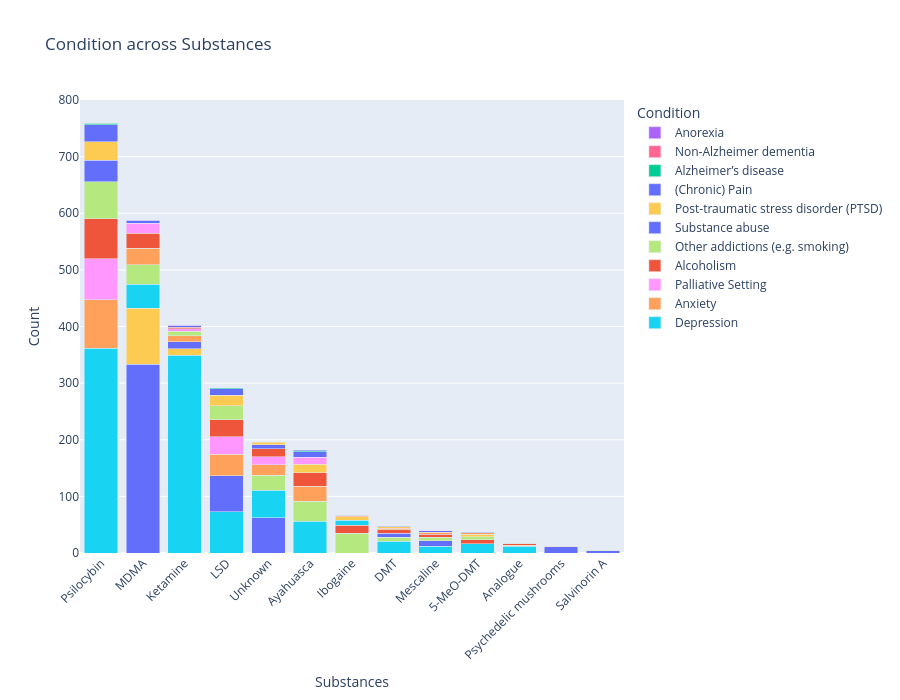

Notebook cell for this chart:
### Markdown cell above
### X: Substances, Y: Count of Studies, Segments: Conditions

### Code cell
counts = plot_task_stacked_bar_interactive(
    df_2025_class,
    x_task="Substances",
    group_task="Condition",
    exclude_labels={
        "Condition": ["Psychiatric condition", "Recreational Drug Use", "Healthy Participants"],
        "Substances": ["Combination Therapy", 'Ketamine']
    },
    merge_labels={
        "Substances": {
            "Ketamine": ["Ketamine", "R-Ketamine", "S-Ketamine"]
        }
    }
)

### Figure 1 — Plotly figure (JSON) as saved in the notebook; plotly's stock layout.template omitted (floating-point values rounded to 4 significant figures)
{"data": [{"customdata": [37.36], "hovertemplate": "<b>%{x}</b><br>Depression<br>Count: %{y}<br>Percentage: %{customdata:.1f}%<extra></extra>", "marker": {"color": "#19D3F3"}, "name": "Depression", "showlegend": true, "type": "bar", "x": ["Psilocybin"], "y": [362]}, {"customdata": [8.772], "hovertemplate": "<b>%{x}</b><br>Anxiety<br>Count: %{y}<br>Percentage: %{customdata:.1f}%<extra></extra>", "marker": {"color": "#FFA15A"}, "name": "Anxiety", "showlegend": true, "type": "bar", "x": ["Psilocybin"], "y": [85]}, {"customdata": [7.534], "hovertemplate": "<b>%{x}</b><br>Palliative Setting<br>Count: %{y}<br>Percentage: %{customdata:.1f}%<extra></extra>", "marker": {"color": "#FF97FF"}, "name": "Palliative Setting", "showlegend": true, "type": "bar", "x": ["Psilocybin"], "y": [73]}, {"customdata": [7.224], "hovertemplate": "<b>%{x}</b><br>Alcoholism<br>Count: %{y}<br>Percentage: %{customdata:.1f}%<extra></extra>", "marker": {"color": "#EF553B"}, "name": "Alcoholism", "showlegend": true, "type": "bar", "x": ["Psilocybin"], "y": [70]}, {"customdata": [6.811], "hovertemplate": "<b>%{x}</b><br>Other addictions (e.g. smoking)<br>Count: %{y}<br>Percentage: %{customdata:.1f}%<extra></extra>", "marker": {"color": "#B6E880"}, "name": "Other addictions (e.g. smoking)", "showlegend": true, "type": "bar", "x": ["Psilocybin"], "y": [66]}, {"customdata": [3.922], "hovertemplate": "<b>%{x}</b><br>Substance abuse<br>Count: %{y}<br>Percentage: %{customdata:.1f}%<extra></extra>", "marker": {"color": "#636EFA"}, "name": "Substance abuse", "showlegend": true, "type": "bar", "x": ["Psilocybin"], "y": [38]}, {"customdata": [3.302], "hovertemplate": "<b>%{x}</b><br>Post-traumatic stress disorder (PTSD)<br>Count: %{y}<br>Percentage: %{customdata:.1f}%<extra></extra>", "marker": {"color": "#FECB52"}, "name": "Post-traumatic stress disorder (PTSD)", "showlegend": true, "type": "bar", "x": ["Psilocybin"], "y": [32]}, {"customdata": [3.096], "hovertemplate": "<b>%{x}</b><br>(Chronic) Pain<br>Count: %{y}<br>Percentage: %{customdata:.1f}%<extra></extra>", "marker": {"color": "#636EFA"}, "name": "(Chronic) Pain", "showlegend": true, "type": "bar", "x": ["Psilocybin"], "y": [30]}, {"customdata": [0.3096], "hovertemplate": "<b>%{x}</b><br>Alzheimer’s disease<br>Count: %{y}<br>Percentage: %{customdata:.1f}%<extra></extra>", "marker": {"color": "#00CC96"}, "name": "Alzheimer’s disease", "showlegend": true, "type": "bar", "x": ["Psilocybin"], "y": [3]}, {"customdata": [0.1032], "hovertemplate": "<b>%{x}</b><br>Non-Alzheimer dementia<br>Count: %{y}<br>Percentage: %{customdata:.1f}%<extra></extra>", "marker": {"color": "#FF6692"}, "name": "Non-Alzheimer dementia", "showlegend": true, "type": "bar", "x": ["Psilocybin"], "y": [1]}, {"customdata": [18.86], "hovertemplate": "<b>%{x}</b><br>Substance abuse<br>Count: %{y}<br>Percentage: %{customdata:.1f}%<extra></extra>", "marker": {"color": "#636EFA"}, "name": "Substance abuse", "showlegend": false, "type": "bar", "x": ["MDMA"], "y": [333]}, {"customdata": [5.606], "hovertemplate": "<b>%{x}</b><br>Post-traumatic stress disorder (PTSD)<br>Count: %{y}<br>Percentage: %{customdata:.1f}%<extra></extra>", "marker": {"color": "#FECB52"}, "name": "Post-traumatic stress disorder (PTSD)", "showlegend": false, "type": "bar", "x": ["MDMA"], "y": [99]}, {"customdata": [2.435], "hovertemplate": "<b>%{x}</b><br>Depression<br>Count: %{y}<br>Percentage: %{customdata:.1f}%<extra></extra>", "marker": {"color": "#19D3F3"}, "name": "Depression", "showlegend": false, "type": "bar", "x": ["MDMA"], "y": [43]}, {"customdata": [1.925], "hovertemplate": "<b>%{x}</b><br>Other addictions (e.g. smoking)<br>Count: %{y}<br>Percentage: %{customdata:.1f}%<extra></extra>", "marker": {"color": "#B6E880"}, "name": "Other addictions (e.g. smoking)", "showlegend": false, "type": "bar", "x": ["MDMA"], "y": [34]}, {"customdata": [1.642], "hovertemplate": "<b>%{x}</b><br>Anxiety<br>Count: %{y}<br>Percentage: %{customdata:.1f}%<extra></extra>", "marker": {"color": "#FFA15A"}, "name": "Anxiety", "showlegend": false, "type": "bar", "x": ["MDMA"], "y": [29]}, {"customdata": [1.529], "hovertemplate": "<b>%{x}</b><br>Alcoholism<br>Count: %{y}<br>Percentage: %{customdata:.1f}%<extra></extra>", "marker": {"color": "#EF553B"}, "name": "Alcoholism", "showlegend": false, "type": "bar", "x": ["MDMA"], "y": [27]}, {"customdata": [0.9626], "hovertemplate": "<b>%{x}</b><br>Palliative Setting<br>Count: %{y}<br>Percentage: %{customdata:.1f}%<extra></extra>", "marker": {"color": "#FF97FF"}, "name": "Palliative Setting", "showlegend": false, "type": "bar", "x": ["MDMA"], "y": [17]}, {"customdata": [0.2831], "hovertemplate": "<b>%{x}</b><br>(Chronic) Pain<br>Count: %{y}<br>Percentage: %{customdata:.1f}%<extra></extra>", "marker": {"color": "#636EFA"}, "name": "(Chronic) Pain", "showlegend": false, "type": "bar", "x": ["MDMA"], "y": [5]}, {"customdata": [0.05663], "hovertemplate": "<b>%{x}</b><br>Anorexia<br>Count: %{y}<br>Percentage: %{customdata:.1f}%<extra></extra>", "marker": {"color": "#AB63FA"}, "name": "Anorexia", "showlegend": true, "type": "bar", "x": ["MDMA"], "y": [1]}, {"customdata": [79.32], "hovertemplate": "<b>%{x}</b><br>Depression<br>Count: %{y}<br>Percentage: %{customdata:.1f}%<extra></extra>", "marker": {"color": "#19D3F3"}, "name": "Depression", "showlegend": false, "type": "bar", "x": ["Ketamine"], "y": [349]}, {"customdata": [2.727], "hovertemplate": "<b>%{x}</b><br>Post-traumatic stress disorder (PTSD)<br>Count: %{y}<br>Percentage: %{customdata:.1f}%<extra></extra>", "marker": {"color": "#FECB52"}, "name": "Post-traumatic stress disorder (PTSD)", "showlegend": false, "type": "bar", "x": ["Ketamine"], "y": [12]}, {"customdata": [2.727], "hovertemplate": "<b>%{x}</b><br>(Chronic) Pain<br>Count: %{y}<br>Percentage: %{customdata:.1f}%<extra></extra>", "marker": {"color": "#636EFA"}, "name": "(Chronic) Pain", "showlegend": false, "type": "bar", "x": ["Ketamine"], "y": [12]}, {"customdata": [2.5], "hovertemplate": "<b>%{x}</b><br>Anxiety<br>Count: %{y}<br>Percentage: %{customdata:.1f}%<extra></extra>", "marker": {"color": "#FFA15A"}, "name": "Anxiety", "showlegend": false, "type": "bar", "x": ["Ketamine"], "y": [11]}, {"customdata": [1.818], "hovertemplate": "<b>%{x}</b><br>Other addictions (e.g. smoking)<br>Count: %{y}<br>Percentage: %{customdata:.1f}%<extra></extra>", "marker": {"color": "#B6E880"}, "name": "Other addictions (e.g. smoking)", "showlegend": false, "type": "bar", "x": ["Ketamine"], "y": [8]}, {"customdata": [0.9091], "hovertemplate": "<b>%{x}</b><br>Palliative Setting<br>Count: %{y}<br>Percentage: %{customdata:.1f}%<extra></extra>", "marker": {"color": "#FF97FF"}, "name": "Palliative Setting", "showlegend": false, "type": "bar", "x": ["Ketamine"], "y": [4]}, {"customdata": [0.6818], "hovertemplate": "<b>%{x}</b><br>Alcoholism<br>Count: %{y}<br>Percentage: %{customdata:.1f}%<extra></extra>", "marker": {"color": "#EF553B"}, "name": "Alcoholism", "showlegend": false, "type": "bar", "x": ["Ketamine"], "y": [3]}, {"customdata": [0.4545], "hovertemplate": "<b>%{x}</b><br>Substance abuse<br>Count: %{y}<br>Percentage: %{customdata:.1f}%<extra></extra>", "marker": {"color": "#636EFA"}, "name": "Substance abuse", "showlegend": false, "type": "bar", "x": ["Ketamine"], "y": [2]}, {"customdata": [0.2273], "hovertemplate": "<b>%{x}</b><br>Anorexia<br>Count: %{y}<br>Percentage: %{customdata:.1f}%<extra></extra>", "marker": {"color": "#AB63FA"}, "name": "Anorexia", "showlegend": false, "type": "bar", "x": ["Ketamine"], "y": [1]}, {"customdata": [10.85], "hovertemplate": "<b>%{x}</b><br>Depression<br>Count: %{y}<br>Percentage: %{customdata:.1f}%<extra></extra>", "marker": {"color": "#19D3F3"}, "name": "Depression", "showlegend": false, "type": "bar", "x": ["LSD"], "y": [73]}, {"customdata": [9.361], "hovertemplate": "<b>%{x}</b><br>Substance abuse<br>Count: %{y}<br>Percentage: %{customdata:.1f}%<extra></extra>", "marker": {"color": "#636EFA"}, "name": "Substance abuse", "showlegend": false, "type": "bar", "x": ["LSD"], "y": [63]}, {"customdata": [5.646], "hovertemplate": "<b>%{x}</b><br>Anxiety<br>Count: %{y}<br>Percentage: %{customdata:.1f}%<extra></extra>", "marker": {"color": "#FFA15A"}, "name": "Anxiety", "showlegend": false, "type": "bar", "x": ["LSD"], "y": [38]}, {"customdata": [4.606], "hovertemplate": "<b>%{x}</b><br>Palliative Setting<br>Count: %{y}<br>Percentage: %{customdata:.1f}%<extra></extra>", "marker": {"color": "#FF97FF"}, "name": "Palliative Setting", "showlegend": false, "type": "bar", "x": ["LSD"], "y": [31]}, {"customdata": [4.458], "hovertemplate": "<b>%{x}</b><br>Alcoholism<br>Count: %{y}<br>Percentage: %{customdata:.1f}%<extra></extra>", "marker": {"color": "#EF553B"}, "name": "Alcoholism", "showlegend": false, "type": "bar", "x": ["LSD"], "y": [30]}, {"customdata": [3.715], "hovertemplate": "<b>%{x}</b><br>Other addictions (e.g. smoking)<br>Count: %{y}<br>Percentage: %{customdata:.1f}%<extra></extra>", "marker": {"color": "#B6E880"}, "name": "Other addictions (e.g. smoking)", "showlegend": false, "type": "bar", "x": ["LSD"], "y": [25]}, {"customdata": [2.823], "hovertemplate": "<b>%{x}</b><br>Post-traumatic stress disorder (PTSD)<br>Count: %{y}<br>Percentage: %{customdata:.1f}%<extra></extra>", "marker": {"color": "#FECB52"}, "name": "Post-traumatic stress disorder (PTSD)", "showlegend": false, "type": "bar", "x": ["LSD"], "y": [19]}, {"customdata": [1.634], "hovertemplate": "<b>%{x}</b><br>(Chronic) Pain<br>Count: %{y}<br>Percentage: %{customdata:.1f}%<extra></extra>", "marker": {"color": "#636EFA"}, "name": "(Chronic) Pain", "showlegend": false, "type": "bar", "x": ["LSD"], "y": [11]}, {"customdata": [0.2972], "hovertemplate": "<b>%{x}</b><br>Alzheimer’s disease<br>Count: %{y}<br>Percentage: %{customdata:.1f}%<extra></extra>", "marker": {"color": "#00CC96"}, "name": "Alzheimer’s disease", "showlegend": false, "type": "bar", "x": ["LSD"], "y": [2]}, {"customdata": [14.49], "hovertemplate": "<b>%{x}</b><br>Substance abuse<br>Count: %{y}<br>Percentage: %{customdata:.1f}%<extra></extra>", "marker": {"color": "#636EFA"}, "name": "Substance abuse", "showlegend": false, "type": "bar", "x": ["Unknown"], "y": [62]}, {"customdata": [11.45], "hovertemplate": "<b>%{x}</b><br>Depression<br>Count: %{y}<br>Percentage: %{customdata:.1f}%<extra></extra>", "marker": {"color": "#19D3F3"}, "name": "Depression", "showlegend": false, "type": "bar", "x": ["Unknown"], "y": [49]}, {"customdata": [6.075], "hovertemplate": "<b>%{x}</b><br>Other addictions (e.g. smoking)<br>Count: %{y}<br>Percentage: %{customdata:.1f}%<extra></extra>", "marker": {"color": "#B6E880"}, "name": "Other addictions (e.g. smoking)", "showlegend": false, "type": "bar", "x": ["Unknown"], "y": [26]}, {"customdata": [4.439], "hovertemplate": "<b>%{x}</b><br>Anxiety<br>Count: %{y}<br>Percentage: %{customdata:.1f}%<extra></extra>", "marker": {"color": "#FFA15A"}, "name": "Anxiety", "showlegend": false, "type": "bar", "x": ["Unknown"], "y": [19]}, {"customdata": [3.271], "hovertemplate": "<b>%{x}</b><br>Palliative Setting<br>Count: %{y}<br>Percentage: %{customdata:.1f}%<extra></extra>", "marker": {"color": "#FF97FF"}, "name": "Palliative Setting", "showlegend": false, "type": "bar", "x": ["Unknown"], "y": [14]}, {"customdata": [3.271], "hovertemplate": "<b>%{x}</b><br>Alcoholism<br>Count: %{y}<br>Percentage: %{customdata:.1f}%<extra></extra>", "marker": {"color": "#EF553B"}, "name": "Alcoholism", "showlegend": false, "type": "bar", "x": ["Unknown"], "y": [14]}, {"customdata": [1.636], "hovertemplate": "<b>%{x}</b><br>(Chronic) Pain<br>Count: %{y}<br>Percentage: %{customdata:.1f}%<extra></extra>", "marker": {"color": "#636EFA"}, "name": "(Chronic) Pain", "showlegend": false, "type": "bar", "x": ["Unknown"], "y": [7]}, {"customdata": [1.168], "hovertemplate": "<b>%{x}</b><br>Post-traumatic stress disorder (PTSD)<br>Count: %{y}<br>Percentage: %{customdata:.1f}%<extra></extra>", "marker": {"color": "#FECB52"}, "name": "Post-traumatic stress disorder (PTSD)", "showlegend": false, "type": "bar", "x": ["Unknown"], "y": [5]}, {"customdata": [16.14], "hovertemplate": "<b>%{x}</b><br>Depression<br>Count: %{y}<br>Percentage: %{customdata:.1f}%<extra></extra>", "marker": {"color": "#19D3F3"}, "name": "Depression", "showlegend": false, "type": "bar", "x": ["Ayahuasca"], "y": [56]}, {"customdata": [10.09], "hovertemplate": "<b>%{x}</b><br>Other addictions (e.g. smoking)<br>Count: %{y}<br>Percentage: %{customdata:.1f}%<extra></extra>", "marker": {"color": "#B6E880"}, "name": "Other addictions (e.g. smoking)", "showlegend": false, "type": "bar", "x": ["Ayahuasca"], "y": [35]}, {"customdata": [7.781], "hovertemplate": "<b>%{x}</b><br>Anxiety<br>Count: %{y}<br>Percentage: %{customdata:.1f}%<extra></extra>", "marker": {"color": "#FFA15A"}, "name": "Anxiety", "showlegend": false, "type": "bar", "x": ["Ayahuasca"], "y": [27]}, {"customdata": [6.916], "hovertemplate": "<b>%{x}</b><br>Alcoholism<br>Count: %{y}<br>Percentage: %{customdata:.1f}%<extra></extra>", "marker": {"color": "#EF553B"}, "name": "Alcoholism", "showlegend": false, "type": "bar", "x": ["Ayahuasca"], "y": [24]}, {"customdata": [4.323], "hovertemplate": "<b>%{x}</b><br>Post-traumatic stress disorder (PTSD)<br>Count: %{y}<br>Percentage: %{customdata:.1f}%<extra></extra>", "marker": {"color": "#FECB52"}, "name": "Post-traumatic stress disorder (PTSD)", "showlegend": false, "type": "bar", "x": ["Ayahuasca"], "y": [15]}, {"customdata": [3.458], "hovertemplate": "<b>%{x}</b><br>Palliative Setting<br>Count: %{y}<br>Percentage: %{customdata:.1f}%<extra></extra>", "marker": {"color": "#FF97FF"}, "name": "Palliative Setting", "showlegend": false, "type": "bar", "x": ["Ayahuasca"], "y": [12]}, {"customdata": [2.882], "hovertemplate": "<b>%{x}</b><br>Substance abuse<br>Count: %{y}<br>Percentage: %{customdata:.1f}%<extra></extra>", "marker": {"color": "#636EFA"}, "name": "Substance abuse", "showlegend": false, "type": "bar", "x": ["Ayahuasca"], "y": [10]}, {"customdata": [0.5764], "hovertemplate": "<b>%{x}</b><br>Alzheimer’s disease<br>Count: %{y}<br>Percentage: %{customdata:.1f}%<extra></extra>", "marker": {"color": "#00CC96"}, "name": "Alzheimer’s disease", "showlegend": false, "type": "bar", "x": ["Ayahuasca"], "y": [2]}, {"customdata": [0.2882], "hovertemplate": "<b>%{x}</b><br>(Chronic) Pain<br>Count: %{y}<br>Percentage: %{customdata:.1f}%<extra></extra>", "marker": {"color": "#636EFA"}, "name": "(Chronic) Pain", "showlegend": false, "type": "bar", "x": ["Ayahuasca"], "y": [1]}, {"customdata": [38.89], "hovertemplate": "<b>%{x}</b><br>Other addictions (e.g. smoking)<br>Count: %{y}<br>Percentage: %{customdata:.1f}%<extra></extra>", "marker": {"color": "#B6E880"}, "name": "Other addictions (e.g. smoking)", "showlegend": false, "type": "bar", "x": ["Ibogaine"], "y": [35]}, {"customdata": [15.56], "hovertemplate": "<b>%{x}</b><br>Alcoholism<br>Count: %{y}<br>Percentage: %{customdata:.1f}%<extra></extra>", "marker": {"color": "#EF553B"}, "name": "Alcoholism", "showlegend": false, "type": "bar", "x": ["Ibogaine"], "y": [14]}, {"customdata": [10], "hovertemplate": "<b>%{x}</b><br>Depression<br>Count: %{y}<br>Percentage: %{customdata:.1f}%<extra></extra>", "marker": {"color": "#19D3F3"}, "name": "Depression", "showlegend": false, "type": "bar", "x": ["Ibogaine"], "y": [9]}, {"customdata": [6.667], "hovertemplate": "<b>%{x}</b><br>Post-traumatic stress disorder (PTSD)<br>Count: %{y}<br>Percentage: %{customdata:.1f}%<extra></extra>", "marker": {"color": "#FECB52"}, "name": "Post-traumatic stress disorder (PTSD)", "showlegend": false, "type": "bar", "x": ["Ibogaine"], "y": [6]}, {"customdata": [2.222], "hovertemplate": "<b>%{x}</b><br>Anxiety<br>Count: %{y}<br>Percentage: %{customdata:.1f}%<extra></extra>", "marker": {"color": "#FFA15A"}, "name": "Anxiety", "showlegend": false, "type": "bar", "x": ["Ibogaine"], "y": [2]}, {"customdata": [1.111], "hovertemplate": "<b>%{x}</b><br>Substance abuse<br>Count: %{y}<br>Percentage: %{customdata:.1f}%<extra></extra>", "marker": {"color": "#636EFA"}, "name": "Substance abuse", "showlegend": false, "type": "bar", "x": ["Ibogaine"], "y": [1]}, {"customdata": [1.111], "hovertemplate": "<b>%{x}</b><br>(Chronic) Pain<br>Count: %{y}<br>Percentage: %{customdata:.1f}%<extra></extra>", "marker": {"color": "#636EFA"}, "name": "(Chronic) Pain", "showlegend": false, "type": "bar", "x": ["Ibogaine"], "y": [1]}, {"customdata": [10.88], "hovertemplate": "<b>%{x}</b><br>Depression<br>Count: %{y}<br>Percentage: %{customdata:.1f}%<extra></extra>", "marker": {"color": "#19D3F3"}, "name": "Depression", "showlegend": false, "type": "bar", "x": ["DMT"], "y": [21]}, {"customdata": [3.627], "hovertemplate": "<b>%{x}</b><br>Other addictions (e.g. smoking)<br>Count: %{y}<br>Percentage: %{customdata:.1f}%<extra></extra>", "marker": {"color": "#B6E880"}, "name": "Other addictions (e.g. smoking)", "showlegend": false, "type": "bar", "x": ["DMT"], "y": [7]}, {"customdata": [3.627], "hovertemplate": "<b>%{x}</b><br>Substance abuse<br>Count: %{y}<br>Percentage: %{customdata:.1f}%<extra></extra>", "marker": {"color": "#636EFA"}, "name": "Substance abuse", "showlegend": false, "type": "bar", "x": ["DMT"], "y": [7]}, {"customdata": [3.109], "hovertemplate": "<b>%{x}</b><br>Alcoholism<br>Count: %{y}<br>Percentage: %{customdata:.1f}%<extra></extra>", "marker": {"color": "#EF553B"}, "name": "Alcoholism", "showlegend": false, "type": "bar", "x": ["DMT"], "y": [6]}, {"customdata": [1.554], "hovertemplate": "<b>%{x}</b><br>Anxiety<br>Count: %{y}<br>Percentage: %{customdata:.1f}%<extra></extra>", "marker": {"color": "#FFA15A"}, "name": "Anxiety", "showlegend": false, "type": "bar", "x": ["DMT"], "y": [3]}, {"customdata": [1.036], "hovertemplate": "<b>%{x}</b><br>Post-traumatic stress disorder (PTSD)<br>Count: %{y}<br>Percentage: %{customdata:.1f}%<extra></extra>", "marker": {"color": "#FECB52"}, "name": "Post-traumatic stress disorder (PTSD)", "showlegend": false, "type": "bar", "x": ["DMT"], "y": [2]}, {"customdata": [0.5181], "hovertemplate": "<b>%{x}</b><br>(Chronic) Pain<br>Count: %{y}<br>Percentage: %{customdata:.1f}%<extra></extra>", "marker": {"color": "#636EFA"}, "name": "(Chronic) Pain", "showlegend": false, "type": "bar", "x": ["DMT"], "y": [1]}, {"customdata": [12.77], "hovertemplate": "<b>%{x}</b><br>Depression<br>Count: %{y}<br>Percentage: %{customdata:.1f}%<extra></extra>", "marker": {"color": "#19D3F3"}, "name": "Depression", "showlegend": false, "type": "bar", "x": ["Mescaline"], "y": [12]}, {"customdata": [10.64], "hovertemplate": "<b>%{x}</b><br>Substance abuse<br>Count: %{y}<br>Percentage: %{customdata:.1f}%<extra></extra>", "marker": {"color": "#636EFA"}, "name": "Substance abuse", "showlegend": false, "type": "bar", "x": ["Mescaline"], "y": [10]}, {"customdata": [6.383], "hovertemplate": "<b>%{x}</b><br>Other addictions (e.g. smoking)<br>Count: %{y}<br>Percentage: %{customdata:.1f}%<extra></extra>", "marker": {"color": "#B6E880"}, "name": "Other addictions (e.g. smoking)", "showlegend": false, "type": "bar", "x": ["Mescaline"], "y": [6]}, {"customdata": [5.319], "hovertemplate": "<b>%{x}</b><br>Alcoholism<br>Count: %{y}<br>Percentage: %{customdata:.1f}%<extra></extra>", "marker": {"color": "#EF553B"}, "name": "Alcoholism", "showlegend": false, "type": "bar", "x": ["Mescaline"], "y": [5]}, {"customdata": [4.255], "hovertemplate": "<b>%{x}</b><br>Anxiety<br>Count: %{y}<br>Percentage: %{customdata:.1f}%<extra></extra>", "marker": {"color": "#FFA15A"}, "name": "Anxiety", "showlegend": false, "type": "bar", "x": ["Mescaline"], "y": [4]}, {"customdata": [2.128], "hovertemplate": "<b>%{x}</b><br>(Chronic) Pain<br>Count: %{y}<br>Percentage: %{customdata:.1f}%<extra></extra>", "marker": {"color": "#636EFA"}, "name": "(Chronic) Pain", "showlegend": false, "type": "bar", "x": ["Mescaline"], "y": [2]}, {"customdata": [1.064], "hovertemplate": "<b>%{x}</b><br>Palliative Setting<br>Count: %{y}<br>Percentage: %{customdata:.1f}%<extra></extra>", "marker": {"color": "#FF97FF"}, "name": "Palliative Setting", "showlegend": false, "type": "bar", "x": ["Mescaline"], "y": [1]}, {"customdata": [1.064], "hovertemplate": "<b>%{x}</b><br>Post-traumatic stress disorder (PTSD)<br>Count: %{y}<br>Percentage: %{customdata:.1f}%<extra></extra>", "marker": {"color": "#FECB52"}, "name": "Post-traumatic stress disorder (PTSD)", "showlegend": false, "type": "bar", "x": ["Mescaline"], "y": [1]}, {"customdata": [20.25], "hovertemplate": "<b>%{x}</b><br>Depression<br>Count: %{y}<br>Percentage: %{customdata:.1f}%<extra></extra>", "marker": {"color": "#19D3F3"}, "name": "Depression", "showlegend": false, "type": "bar", "x": ["5-MeO-DMT"], "y": [16]}, {"customdata": [8.861], "hovertemplate": "<b>%{x}</b><br>Alcoholism<br>Count: %{y}<br>Percentage: %{customdata:.1f}%<extra></extra>", "marker": {"color": "#EF553B"}, "name": "Alcoholism", "showlegend": false, "type": "bar", "x": ["5-MeO-DMT"], "y": [7]}, {"customdata": [7.595], "hovertemplate": "<b>%{x}</b><br>Other addictions (e.g. smoking)<br>Count: %{y}<br>Percentage: %{customdata:.1f}%<extra></extra>", "marker": {"color": "#B6E880"}, "name": "Other addictions (e.g. smoking)", "showlegend": false, "type": "bar", "x": ["5-MeO-DMT"], "y": [6]}, {"customdata": [5.063], "hovertemplate": "<b>%{x}</b><br>Post-traumatic stress disorder (PTSD)<br>Count: %{y}<br>Percentage: %{customdata:.1f}%<extra></extra>", "marker": {"color": "#FECB52"}, "name": "Post-traumatic stress disorder (PTSD)", "showlegend": false, "type": "bar", "x": ["5-MeO-DMT"], "y": [4]}, {"customdata": [3.797], "hovertemplate": "<b>%{x}</b><br>Anxiety<br>Count: %{y}<br>Percentage: %{customdata:.1f}%<extra></extra>", "marker": {"color": "#FFA15A"}, "name": "Anxiety", "showlegend": false, "type": "bar", "x": ["5-MeO-DMT"], "y": [3]}, {"customdata": [1.266], "hovertemplate": "<b>%{x}</b><br>(Chronic) Pain<br>Count: %{y}<br>Percentage: %{customdata:.1f}%<extra></extra>", "marker": {"color": "#636EFA"}, "name": "(Chronic) Pain", "showlegend": false, "type": "bar", "x": ["5-MeO-DMT"], "y": [1]}, {"customdata": [25.53], "hovertemplate": "<b>%{x}</b><br>Depression<br>Count: %{y}<br>Percentage: %{customdata:.1f}%<extra></extra>", "marker": {"color": "#19D3F3"}, "name": "Depression", "showlegend": false, "type": "bar", "x": ["Analogue"], "y": [12]}, {"customdata": [4.255], "hovertemplate": "<b>%{x}</b><br>Post-traumatic stress disorder (PTSD)<br>Count: %{y}<br>Percentage: %{customdata:.1f}%<extra></extra>", "marker": {"color": "#FECB52"}, "name": "Post-traumatic stress disorder (PTSD)", "showlegend": false, "type": "bar", "x": ["Analogue"], "y": [2]}, {"customdata": [4.255], "hovertemplate": "<b>%{x}</b><br>Alcoholism<br>Count: %{y}<br>Percentage: %{customdata:.1f}%<extra></extra>", "marker": {"color": "#EF553B"}, "name": "Alcoholism", "showlegend": false, "type": "bar", "x": ["Analogue"], "y": [2]}, {"customdata": [2.128], "hovertemplate": "<b>%{x}</b><br>Other addictions (e.g. smoking)<br>Count: %{y}<br>Percentage: %{customdata:.1f}%<extra></extra>", "marker": {"color": "#B6E880"}, "name": "Other addictions (e.g. smoking)", "showlegend": false, "type": "bar", "x": ["Analogue"], "y": [1]}, {"customdata": [2.128], "hovertemplate": "<b>%{x}</b><br>Anxiety<br>Count: %{y}<br>Percentage: %{customdata:.1f}%<extra></extra>", "marker": {"color": "#FFA15A"}, "name": "Anxiety", "showlegend": false, "type": "bar", "x": ["Analogue"], "y": [1]}, {"customdata": [39.29], "hovertemplate": "<b>%{x}</b><br>Substance abuse<br>Count: %{y}<br>Percentage: %{customdata:.1f}%<extra></extra>", "marker": {"color": "#636EFA"}, "name": "Substance abuse", "showlegend": false, "type": "bar", "x": ["Psychedelic mushrooms"], "y": [11]}, {"customdata": [3.571], "hovertemplate": "<b>%{x}</b><br>Anxiety<br>Count: %{y}<br>Percentage: %{customdata:.1f}%<extra></extra>", "marker": {"color": "#FFA15A"}, "name": "Anxiety", "showlegend": false, "type": "bar", "x": ["Psychedelic mushrooms"], "y": [1]}, {"customdata": [3.571], "hovertemplate": "<b>%{x}</b><br>Depression<br>Count: %{y}<br>Percentage: %{customdata:.1f}%<extra></extra>", "marker": {"color": "#19D3F3"}, "name": "Depression", "showlegend": false, "type": "bar", "x": ["Psychedelic mushrooms"], "y": [1]}, {"customdata": [8.511], "hovertemplate": "<b>%{x}</b><br>Substance abuse<br>Count: %{y}<br>Percentage: %{customdata:.1f}%<extra></extra>", "marker": {"color": "#636EFA"}, "name": "Substance abuse", "showlegend": false, "type": "bar", "x": ["Salvinorin A"], "y": [4]}, {"customdata": [2.128], "hovertemplate": "<b>%{x}</b><br>Other addictions (e.g. smoking)<br>Count: %{y}<br>Percentage: %{customdata:.1f}%<extra></extra>", "marker": {"color": "#B6E880"}, "name": "Other addictions (e.g. smoking)", "showlegend": false, "type": "bar", "x": ["Salvinorin A"], "y": [1]}], "layout": {"barmode": "stack", "height": 700, "legend": {"title": {"text": "Condition"}}, "title": {"text": "Condition across Substances"}, "xaxis": {"tickangle": -45, "title": {"text": "Substances"}}, "yaxis": {"title": {"text": "Count"}}}}
